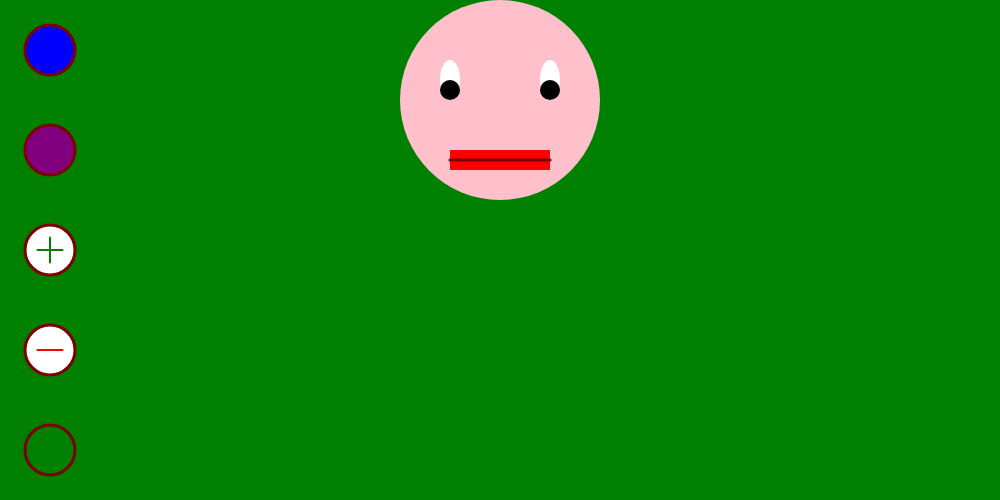
Frame 1 (no input)
Frame 60 (no input): identical to frame 1, image omitted
Frame 120 (the mouse pressed at the canvas centre since frame 60): identical to frame 1, image omitted

The p5.js sketch that drew this single still picture (run headless with seeded random() and noise() and a simulated clock; from frame 60 on, the mouse is pressed at the canvas centre):

// p5.js sketch
// ── sketch.js
var bgColor = "green";
var fSize = 200;

var posX = 0;
var posY = 0;

var faceColor = 'pink';
var mouthColor = 'red';


function setup() {
    createCanvas(1000, 500);

    background(125);
    background(255, 0, 0);
    background("#333333");
    background("cyan");

    background(bgColor);

    posX = width / 2;
    posY = 100;


}

function draw() {
    background(bgColor);

    strokeWeight(0);
    //Face
    fill(faceColor);
    ellipse(posX, posY, fSize, fSize);

    //mouth
    fill(mouthColor);
    rect(posX - 50, posY + 50, 100, 20);

    //eyes
    fill(255);
    ellipse(posX - 50, posY - 20, 20, 40);
    ellipse(posX + 50, posY - 20, 20, 40);
    //pupils
    fill(0);
    ellipse(posX - 50, posY - 10, 20, 20);
    ellipse(posX + 50, posY - 10, 20, 20);
    //mouthline
    stroke(125,0,0);
    strokeWeight(3);
    line(posX - 50, posY + 60, posX + 50, posY + 60);
    
    push();
    fill('blue');
    ellipse(50, 50, 50, 50);
    pop();

    push();
    fill('purple');
    ellipse(50, 150, 50, 50);
    pop();

    push();
    fill('white');
    ellipse(50, 250, 50, 50);
    strokeWeight(2);
    stroke('green');
    line(50, 237.5, 50, 262.5);
    line(37.5, 250, 62.5, 250);
    pop();

    push();
    fill('white');
    ellipse(50, 350, 50, 50);
    strokeWeight(2);
    stroke('red');
    line(37.5, 350, 62.5, 350);
    pop();

    push();
    fill('green');
    ellipse(50, 450, 50, 50);
    pop();

    if (mouseX > 25 && mouseX < 75 && mouseY > 25 && mouseY < 75) {
        faceColor = 'blue';
    } else {
        faceColor = 'pink';
    }

    if(mouseX > 25 && mouseX < 75 && mouseY > 125 && mouseY < 175) {
        mouthColor = 'purple';
    } else {
        mouthColor = 'red';
    }

    if(mouseX > 25 && mouseX < 75 && mouseY > 225 && mouseY < 275) {
        posX += 10;
    } else {
        posX = width/2;
    }

    if(mouseX > 25 && mouseX < 75 && mouseY > 325 && mouseY < 375) {
        posY += 10;
    } else {
        posY = 100;
    }

    if(mouseX > 25 && mouseX < 75 && mouseY > 425 && mouseY < 475) {
        faceColor = bgColor;
    }
}
